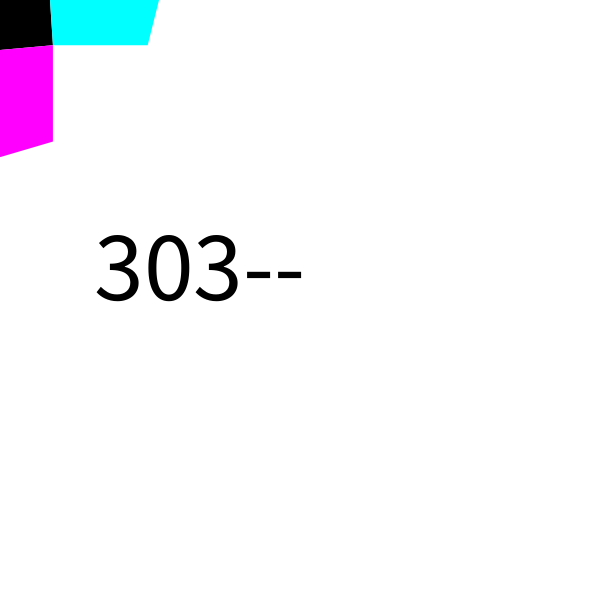
Frame 1 (no input)
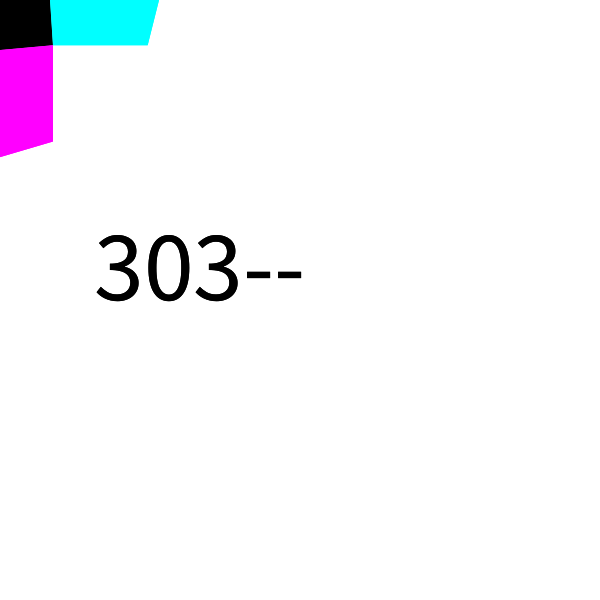
Frame 2 (the mouse pressed at the canvas centre, redrawn once)

The Processing sketch that drew these frames (run headless with seeded random() and noise(); the mouse was pressed at the canvas centre and the sketch redrawn once):

// Processing sketch: sketch_303
// ── sketch_303.pde
PVector inA, inB, inC;

Unit u;

void setup() {
  size(600, 600);
  background(255);
  noStroke();

  PVector inA = new PVector(0, 0);
  PVector inB = new PVector(50, 0);
  PVector inC = new PVector(0, 50);

  u = new Unit();
}

void draw() {
    fill(0);
  textAlign(CENTER);
  textSize(100);
  text("303--", width/3, height/2);
  u.display();

  noLoop();
}
// ── Unit.pde
class Unit {
  PVector in0, in1, in2;
  PVector out0, out1, out2, out3, out4;
  int step_s, step_l;
  int off;

  Unit(PVector in0_, PVector in1_, PVector in2_) {
    in0 = in0_;
    in1 = in1_;
    in2 = in2_;

    step_s = 50;
    step_l = 100;
    off = 10;

    outGenerator();
  }
  
  Unit() {
    in0 = new PVector(0, 0);
    in1 = new PVector(50, 0);
    in2 = new PVector(0, 50);

    step_s = 50;
    step_l = 100;
    off = 10;

    outGenerator();
  }

  void outGenerator() {
    out0 = new PVector(random(step_s-off, step_s+off), random(step_s-off, step_s+off));

    out1 = new PVector(random(step_l-off, step_l+off), 0);
    out1.add(in1);

    out2 = new PVector(random(step_l-off, step_l+off), 0);
    out2.add(out0);

    out3 = new PVector(0, random(step_l-off, step_l+off));
    out3.add(in2);

    out4 = new PVector(0, random(step_l-off, step_l+off));
    out4.add(out0);
  }
  void display() {
    fill(0);
    beginShape();
    vertex(in0.x, in0.y);
    vertex(in1.x, in1.y);
    vertex(out0.x, out0.y);
    vertex(in2.x, in2.y);
    endShape();

    fill(0, 255, 255);
    beginShape();
    vertex(in1.x, in1.y);
    vertex(out1.x, out1.y);
    vertex(out2.x, out2.y);
    vertex(out0.x, out0.y);
    endShape();

    fill(255, 0, 255);
    beginShape();
    vertex(in2.x, in2.y);
    vertex(out0.x, out0.y);
    vertex(out4.x, out4.y);
    vertex(out3.x, out3.y);
    endShape();
  }
}
